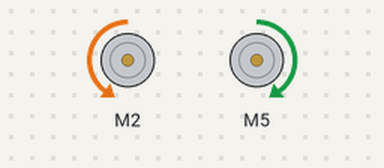
This sketch was run on a simulated Arduino Uno, built with avr-gcc and run on an emulated ATmega328P. On the bench: 2 × DC motor (green arrow = forward, orange = backward, longer = faster). What the sketch prints to the serial monitor is not drawn.

Above: at 6.0 s.
At 8.0 s:
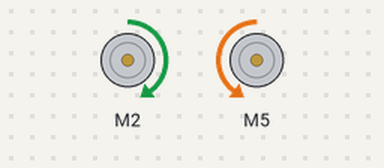
At 10.0 s:
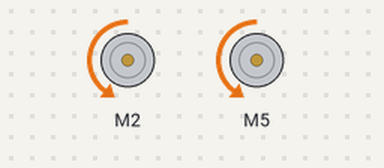
At 14.5 s:
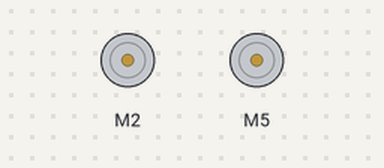
Timing chart, 0 to 19.4 s (numbered marks = the images above):
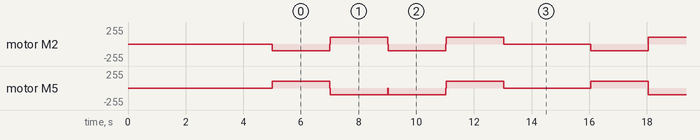

The sketch:

motor_rampup.ino
```cpp
#include <SparkFun_TB6612.h>

// Basic sketch for trying out the Adafruit DRV8871 Breakout

#define AIN1 2
#define AIN2 4
#define PWMA 5
#define STBY 9

#define BIN1 3
#define BIN2 8
#define PWMB 6


// these constants are used to allow you to make your motor configuration
// line up with function names like forward.  Value can be 1 or -1
const int offsetA = -1;
const int offsetB = 1;

// Initializing motors.  The library will allow you to initialize as many
// motors as you have memory for.  If you are using functions like forward
// that take 2 motors as arguements you can either write new functions or
// call the function more than once.
////Motor motor1 = Motor(AIN1, AIN2, PWMA, offsetA, STBY);
////Motor motor2 = Motor(BIN1, BIN2, PWMB, offsetB, STBY);

Motor motor1 = Motor(2, 4, 3, offsetA, STBY);
Motor motor2 = Motor(5, 10, 6, offsetB, STBY);

void setup() {
  Serial.begin(9600);
  Serial.println("DRV8871 test");

  delay(5000);
}

void loop() {

  int rpm = 100;//255;
  int sleep = 2000;

  // fwd
  motor1.drive(rpm);
  motor2.drive(rpm);
  delay(sleep);

  brake(motor1, motor2);
  delay(10);

  // bwd
  motor1.drive(rpm * -1);
  motor2.drive(rpm * -1);
  delay(sleep);

  brake(motor1, motor2);
  delay(10);

  // left
  motor1.drive(rpm);
  motor2.drive(rpm * -1);
  delay(sleep);

  brake(motor1, motor2);
  delay(10);

  // right
  motor1.drive(rpm * -1);
  motor2.drive(rpm);
  delay(sleep);

  brake(motor1, motor2);
  delay(10);

  delay(3000);
}
```

Measured:
- by itself, motor M5: repeats every 11.0 s: 2 × (stopped 0.01 s, backward 100/255 2.0 s), stopped 0.01 s, forward 100/255 2.0 s, stopped 3.0 s, forward 100/255 2.0 s
- by itself, motor M2: repeats every 11.0 s: stopped 0.01 s, forward 100/255 2.0 s, stopped 0.01 s, backward 100/255 2.0 s, stopped 0.01 s, forward 100/255 2.0 s, stopped 3.0 s, backward 100/255 2.0 s
